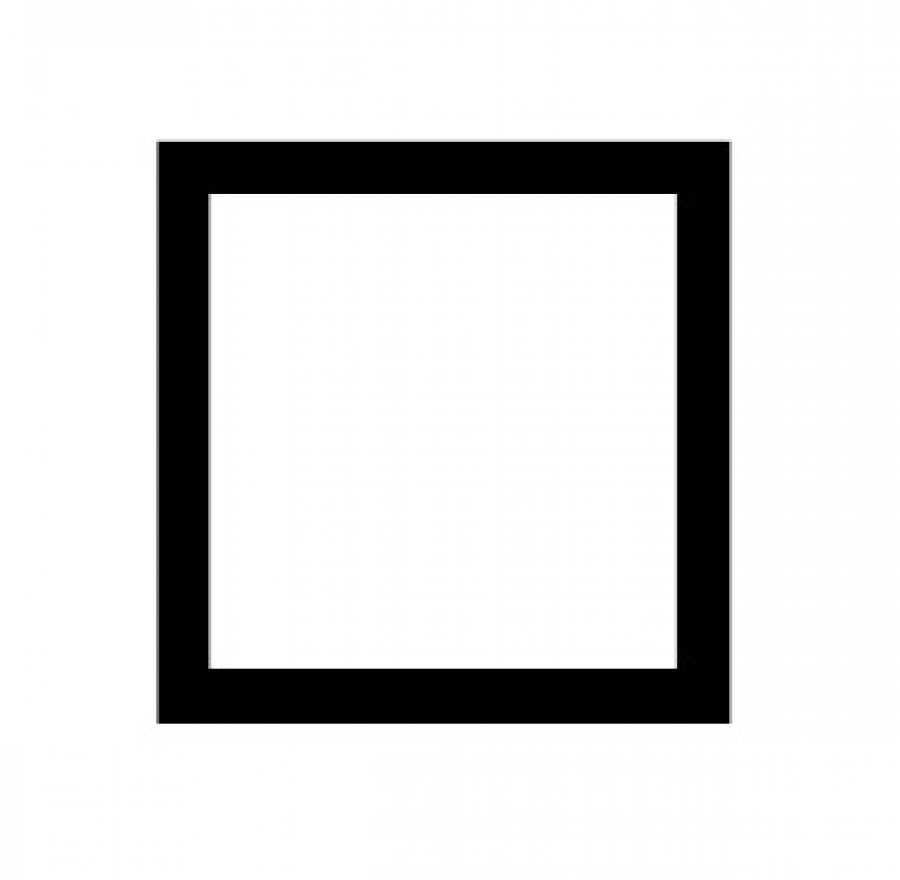
#> input picture OpenCV/findBook/2-1.jpg, 900 x 880 px
$ python find_books.py
#> lines starting #> are read from the running program, lines starting #| are printed output that depends on the picture; after the words box and inside, x2 and y2 are one past the last pixel; in counts of white or black regions, pixels touching at a corner belong together
import numpy as np
import cv2

# загрузите изображение, смените цвет на оттенки серого и уменьшите резкость
image = cv2.imread("2-1.jpg")
#> image is the input picture: shape (880, 900, 3); min 0, max 255, mean 218.9
gray = cv2.cvtColor(image, cv2.COLOR_BGR2GRAY)
gray = cv2.GaussianBlur(gray, (3, 3), 0)
cv2.imwrite("gray.jpg", gray)

#распознание контуров
edged = cv2.Canny(gray, 10, 250)
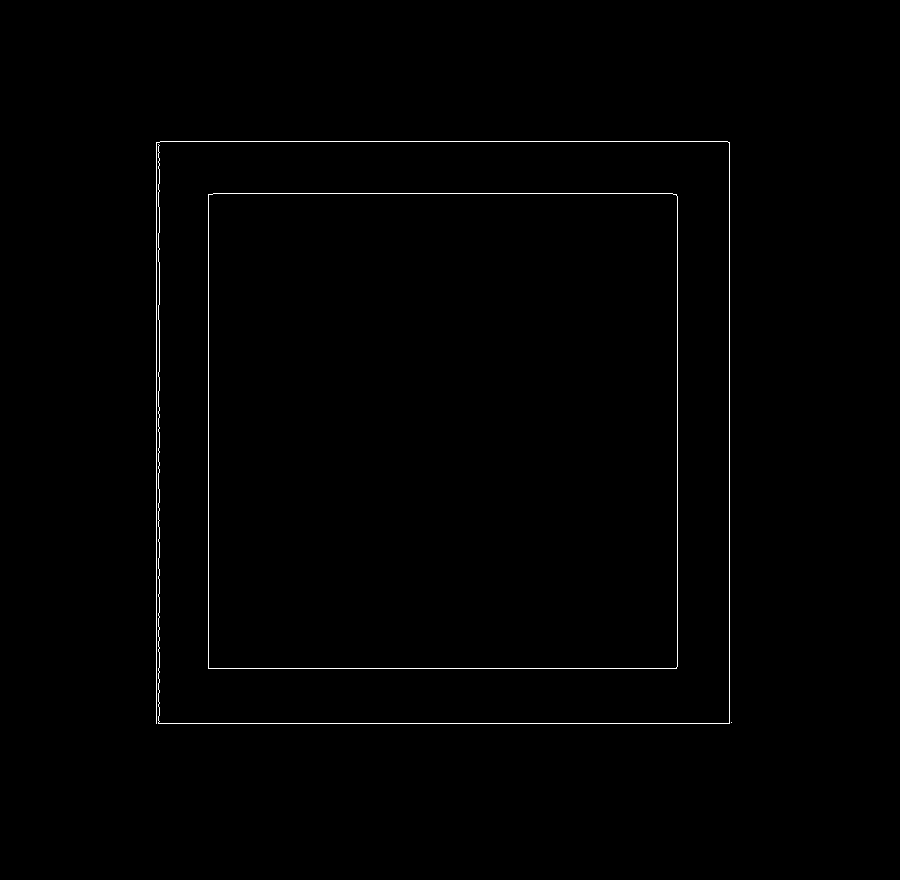
#> edged: shape (880, 900); 0.6% white in thin lines or dots, all inside (x1, y1, x2, y2) = (156, 141, 732, 724)
cv2.imwrite("edged.jpg", edged)

#создайте и примените закрытие (заливка белым)
kernel = cv2.getStructuringElement(cv2.MORPH_RECT, (7, 7))
closed = cv2.morphologyEx(edged, cv2.MORPH_CLOSE, kernel)
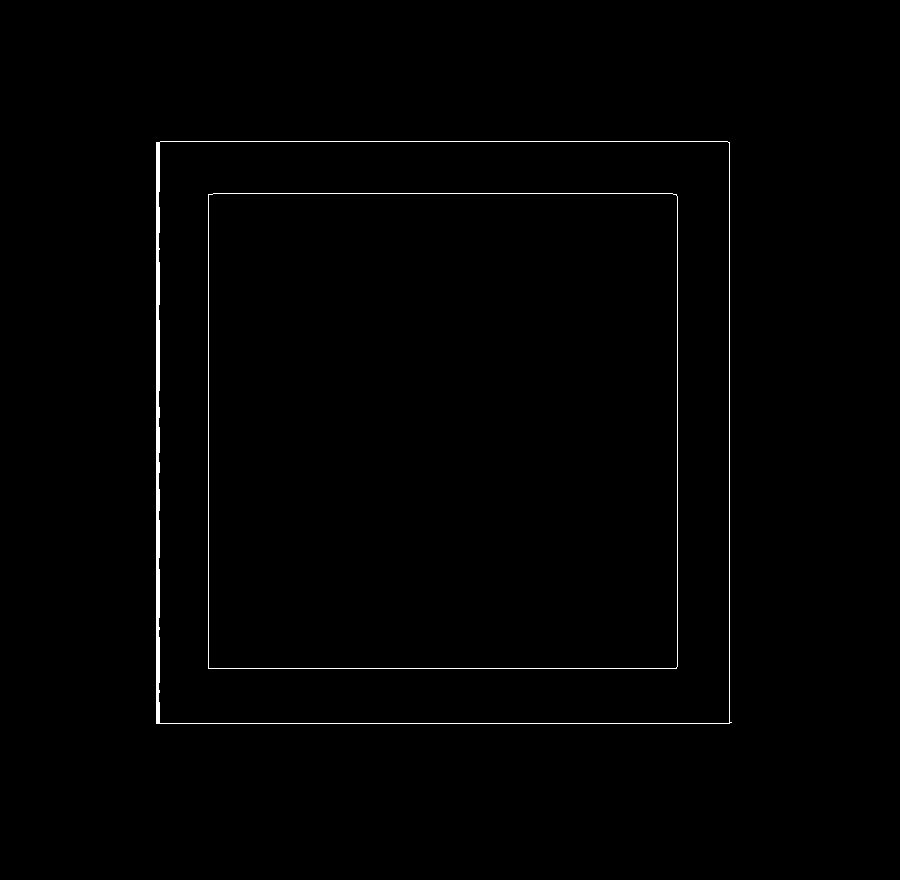
#> closed: shape (880, 900); 0.73% white; 2 white regions
cv2.imwrite("closed.jpg", closed)

# найдите контуры в изображении и подсчитайте количество книг
cnts = cv2.findContours(closed.copy(), cv2.RETR_EXTERNAL, cv2.CHAIN_APPROX_SIMPLE)[1]
#> cnts = 1 contour; box (x1, y1, x2, y2) and area: (156, 141, 732, 724) 333482
total = 0

for c in cnts:
    # аппроксимируем (сглаживаем) контур
    peri = cv2.arcLength(c, True)
    approx = cv2.approxPolyDP(c, 0.02 * peri, True)

    # если у контура 4 вершины, предполагаем, что это книга
    if len(approx) == 4:
        cv2.drawContours(image, [approx], -1, (0, 255, 0), 4)
        total += 1
#> this loop made 1 pass
#> (peri, approx, total) on pass 1: (2311.7, [[156, 142], [156, 723], [731, 722], [729, 142]], 1)
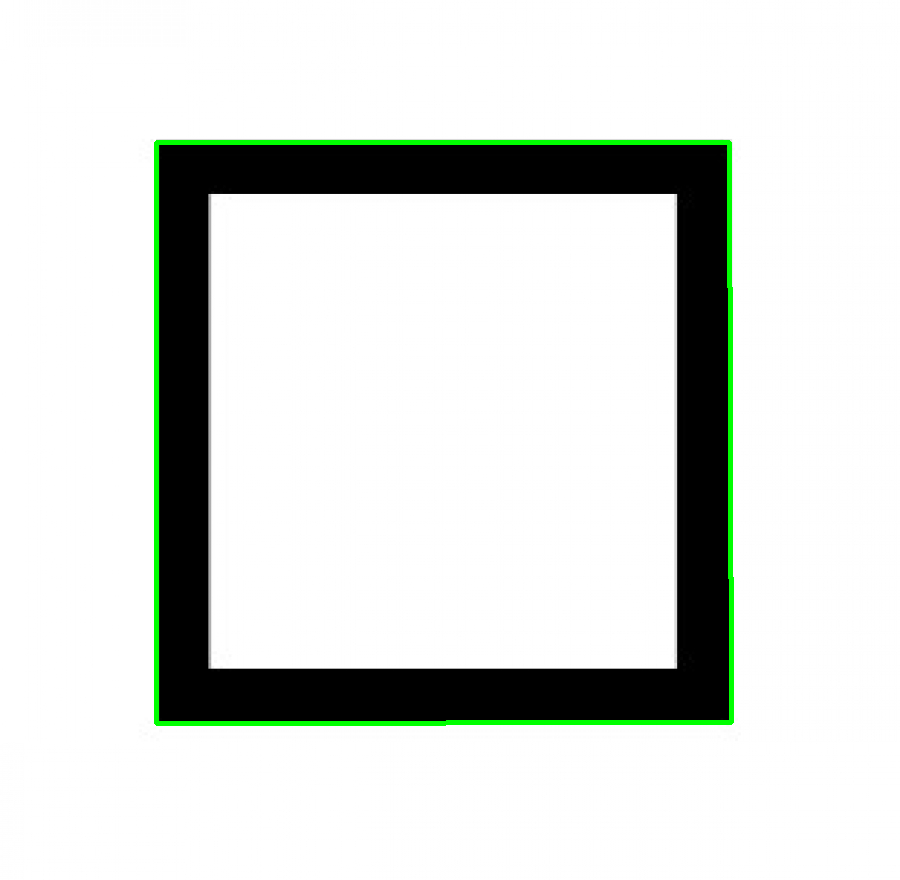
#> image: shape (880, 900, 3); 1.46% of pixels changed, all inside (x1, y1, x2, y2) = (154, 140, 734, 726)
#> after the loop, total = 1

#вывод изображения на экран
cv2.imshow("Original image", image)
print("Я нашёл {0} книг на этой картинке".format(total))
#| Я нашёл 1 книг на этой картинке
cv2.waitKey(0)
